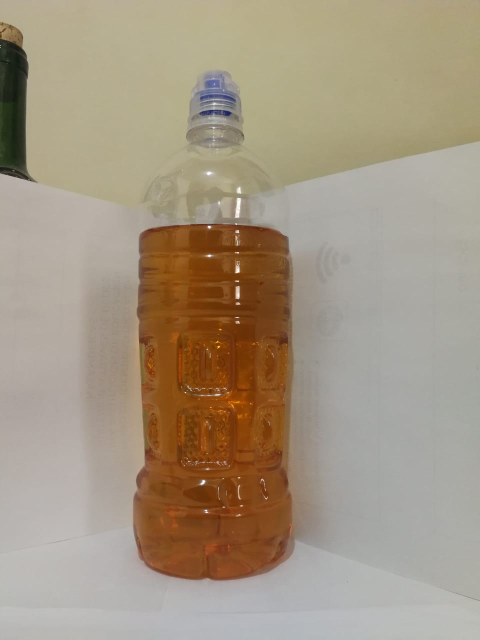
#> input picture Imagenes/1.jpeg, 960 x 1280 px (shown at 1/2 size)
$ python -i funciones.py   (imports and definitions only)   (older library calls are emulated)
#> lines starting #> are read from the running program, lines starting #| are printed output that depends on the picture; after the words box and inside, x2 and y2 are one past the last pixel; in counts of white or black regions, pixels touching at a corner belong together
#> in obtener_distancia_focal, image is the input picture: shape (1280, 960, 3); mean B, G, R 130.4, 150.2, 163.9
import numpy as np
import constantes as const
import cv2


def escribir_texto(imagen, texto, x, y):

    font = cv2.FONT_HERSHEY_SIMPLEX
    cv2.putText(imagen, texto, (x, y), font, 0.6, (0, 0, 255), 1, cv2.LINE_AA)


def transformacion(imagen):

    # Cambiar imagen original a escala de gris
    img_gray = cv2.cvtColor(imagen, cv2.COLOR_BGR2GRAY)
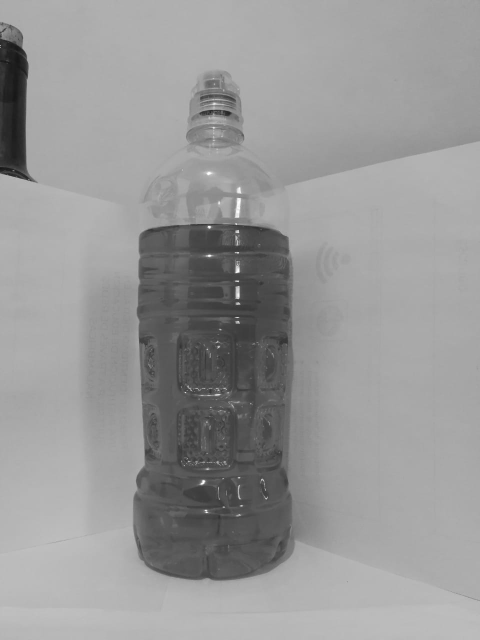
#> img_gray: shape (1280, 960) (shown at 1/2 size); min 22, max 255, mean 152.1

    # Binarizar imagen
    thresh, img_binarizada = cv2.threshold(img_gray, 220, 255, cv2.THRESH_BINARY | cv2.THRESH_OTSU)
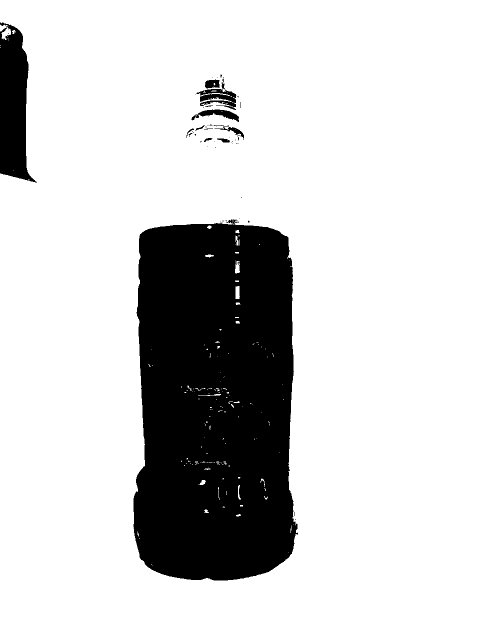
#> img_binarizada: shape (1280, 960) (shown at 1/2 size); 81.3% white; 54 black regions (42 under 20 px), largest, box (x1, y1, x2, y2) and area: (267, 438, 596, 1161) 210205, (0, 45, 74, 365) 15361, (393, 165, 472, 220) 1767
#> thresh = 124

    # Crear un kernel de '21'
    kernel = np.ones((21, 21), np.uint8)

    # Se aplica la transformacion open
    img_open = cv2.morphologyEx(img_binarizada, cv2.MORPH_OPEN, kernel)
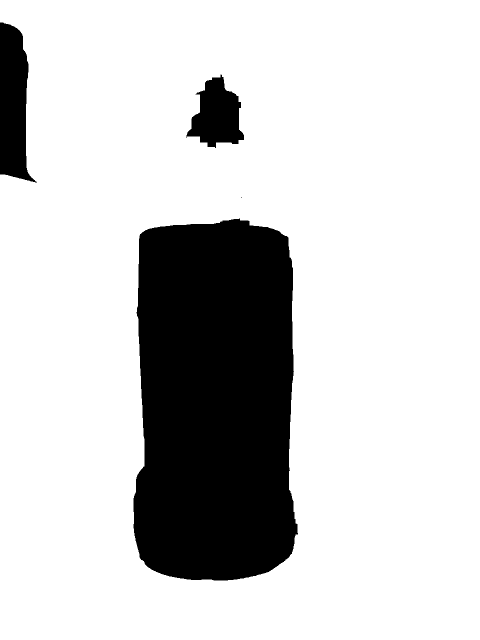
#> img_open: shape (1280, 960) (shown at 1/2 size); 80.6% white; 4 black regions (1 under 20 px), largest, box (x1, y1, x2, y2) and area: (267, 436, 596, 1161) 212921, (0, 45, 74, 365) 15825, (373, 149, 488, 296) 10181

    # Se aplica la transformacion close
    img_close = cv2.morphologyEx(img_open, cv2.MORPH_CLOSE, kernel)
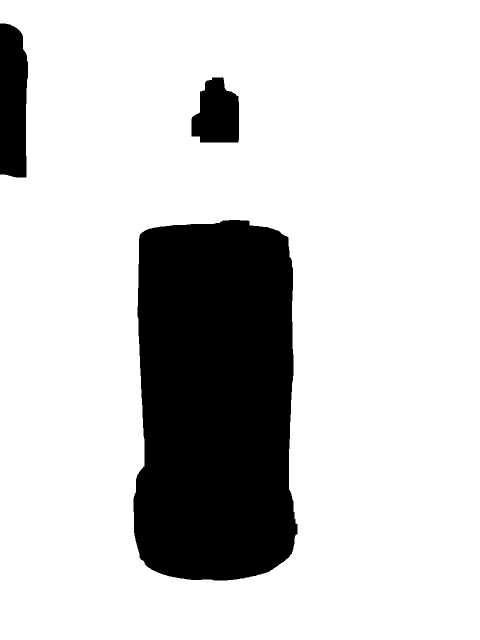
#> img_close: shape (1280, 960) (shown at 1/2 size); 80.6% white; 3 black regions, box (x1, y1, x2, y2) and area: (267, 440, 595, 1161) 212847, (0, 47, 56, 355) 15551, (383, 155, 478, 285) 9615

    img_invertida = cv2.bitwise_not(img_close)
#> img_invertida: shape (1280, 960); 19.4% white; 3 white regions

    return img_invertida


def obtener_contorno(imagen):

    # Obtener contornos
    imagen, ctrs, hier = cv2.findContours(imagen.copy(), cv2.RETR_EXTERNAL, cv2.CHAIN_APPROX_SIMPLE)

    if len(ctrs) > 0:
        return max(ctrs, key=cv2.contourArea)

    return None


def distance_to_camera(knownWidth, focal_length, perWidth):

    distance = round((knownWidth * focal_length) / perWidth, 2)
    return distance


def obtener_distancia_focal():

    # Se carga imagen de referencia
    image = cv2.imread(const.IMAGEN_REFERENCIA)
    imagen_transformada = transformacion(image)

    (_, cnts, _) = cv2.findContours(imagen_transformada.copy(), cv2.RETR_LIST, cv2.CHAIN_APPROX_SIMPLE)
#> cnts = 3 contours; box (x1, y1, x2, y2) and area: (267, 440, 595, 1161) 211892, (0, 47, 56, 355) 15207, (383, 155, 478, 285) 9408

    if len(cnts) > 0:
        c = max(cnts, key=cv2.contourArea)
#> c = contour of 399 points, box (x1, y1, x2, y2) (267, 440, 595, 1161), area 211892
        marker = cv2.minAreaRect(c)
#> marker = ((426.4, 800.5), (326.5, 719.8), -1.01)
    '''
    xo, yo, ancho, alto = cv2.boundingRect(c)
    cv2.rectangle(image, (xo, yo), (xo + ancho, yo + alto), (255, 0, 0), 2)
    cv2.imshow("sdsa", image)
    print(marker)
    print(marker[1][0])
    '''

    if marker:
        focal_length = (marker[1][0] * const.DISTANCIA_BOTELLA) / const.ANCHO_BOTELLA
#> focal_length = 734.6

    return focal_length


def calcular_volumen(pixeles_blancos):

    volumen = const.VOLUMEN_LIQUIDO_CONOCIDO * pixeles_blancos  / (const.PIXELES_LIQUIDO_CONOCIDO)

    return round(volumen ,2) - const.ML_FALSOS_BASE   #se le resta los ml que estan de exceso por la base de la botella

>>> result = obtener_distancia_focal()
#> result = 734.6

$ run again, with Imagenes/botella2.jpeg copied over Imagenes/1.jpeg
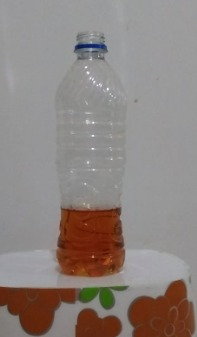
#> input picture Imagenes/botella2.jpeg, 197 x 337 px
#> in obtener_distancia_focal, image is the input picture: shape (337, 197, 3); mean B, G, R 127.9, 131.9, 141.4
#> in transformacion, `thresh, img_binarizada = cv2.threshold(img_gray, 220, 255, cv2.THRESH_..`:
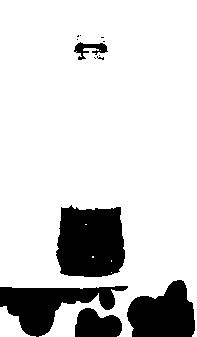
#> img_binarizada: shape (337, 197); 82.7% white; 13 black regions (8 under 20 px), largest, box (x1, y1, x2, y2) and area: (56, 205, 125, 277) 4231, (0, 286, 128, 337) 3071, (127, 280, 195, 337) 2821, (75, 308, 122, 337) 1053, (74, 42, 108, 60) 269
#> thresh = 106
#> img_open: shape (337, 197); 78.3% white; 2 black regions, box (x1, y1, x2, y2) and area: (0, 205, 197, 337) 13712, (74, 35, 108, 60) 663
#> in transformacion, `img_close = cv2.morphologyEx(img_open, cv2.MORPH_CLOSE, kernel)`:
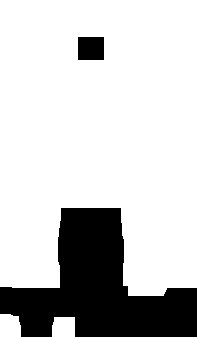
#> img_close: shape (337, 197); 78.7% white; 2 black regions, box (x1, y1, x2, y2) and area: (0, 208, 197, 337) 13548, (78, 37, 104, 60) 598
#> img_invertida: shape (337, 197); 21.3% white; 2 white regions
#> cnts = 2 contours; box (x1, y1, x2, y2) and area: (0, 208, 197, 337) 13204, (78, 37, 104, 60) 550
#> c = contour of 63 points, box (x1, y1, x2, y2) (0, 208, 197, 337), area 13204
#> marker = ((98, 272), (128, 196), -90)
#> focal_length = 288
